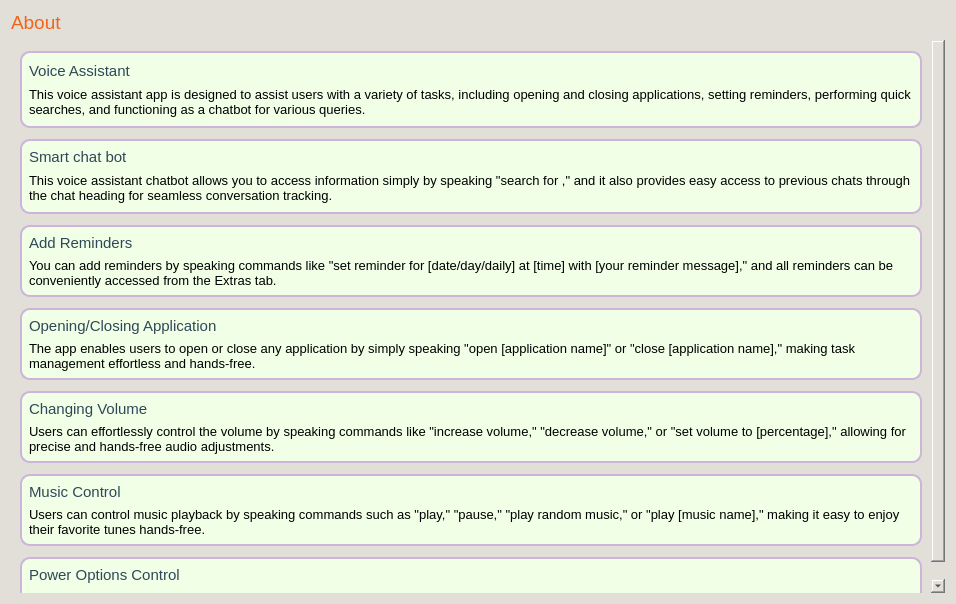
<?xml version="1.0" encoding="UTF-8"?>
<ui version="4.0">
 <class>Form</class>
 <widget class="QWidget" name="Form">
  <property name="geometry">
   <rect>
    <x>0</x>
    <y>0</y>
    <width>956</width>
    <height>604</height>
   </rect>
  </property>
  <property name="sizePolicy">
   <sizepolicy hsizetype="Preferred" vsizetype="Expanding">
    <horstretch>0</horstretch>
    <verstretch>0</verstretch>
   </sizepolicy>
  </property>
  <property name="windowTitle">
   <string>Form</string>
  </property>
  <property name="styleSheet">
   <string notr="true">padding:0;
background-color:rgb(225, 223, 216)</string>
  </property>
  <layout class="QGridLayout" name="gridLayout">
   <item row="0" column="0">
    <widget class="QLabel" name="label_5">
     <property name="sizePolicy">
      <sizepolicy hsizetype="Preferred" vsizetype="Fixed">
       <horstretch>0</horstretch>
       <verstretch>0</verstretch>
      </sizepolicy>
     </property>
     <property name="font">
      <font>
       <pointsize>14</pointsize>
      </font>
     </property>
     <property name="styleSheet">
      <string notr="true">color:#F26419;</string>
     </property>
     <property name="text">
      <string>About</string>
     </property>
     <property name="alignment">
      <set>Qt::AlignLeading|Qt::AlignLeft|Qt::AlignTop</set>
     </property>
     <property name="wordWrap">
      <bool>true</bool>
     </property>
    </widget>
   </item>
   <item row="1" column="0">
    <widget class="QScrollArea" name="scrollArea">
     <property name="sizePolicy">
      <sizepolicy hsizetype="Expanding" vsizetype="MinimumExpanding">
       <horstretch>0</horstretch>
       <verstretch>0</verstretch>
      </sizepolicy>
     </property>
     <property name="styleSheet">
      <string notr="true">background-color:rgb(225, 223, 216);
border:none;</string>
     </property>
     <property name="verticalScrollBarPolicy">
      <enum>Qt::ScrollBarAlwaysOn</enum>
     </property>
     <property name="widgetResizable">
      <bool>true</bool>
     </property>
     <property name="alignment">
      <set>Qt::AlignLeading|Qt::AlignLeft|Qt::AlignTop</set>
     </property>
     <widget class="QWidget" name="scrollAreaWidgetContents">
      <property name="geometry">
       <rect>
        <x>0</x>
        <y>-192</y>
        <width>913</width>
        <height>739</height>
       </rect>
      </property>
      <property name="sizePolicy">
       <sizepolicy hsizetype="Expanding" vsizetype="Ignored">
        <horstretch>0</horstretch>
        <verstretch>0</verstretch>
       </sizepolicy>
      </property>
      <layout class="QVBoxLayout" name="verticalLayout">
       <property name="spacing">
        <number>11</number>
       </property>
       <property name="sizeConstraint">
        <enum>QLayout::SetMaximumSize</enum>
       </property>
       <property name="topMargin">
        <number>11</number>
       </property>
       <property name="bottomMargin">
        <number>11</number>
       </property>
       <item alignment="Qt::AlignTop">
        <widget class="QWidget" name="widget" native="true">
         <property name="sizePolicy">
          <sizepolicy hsizetype="Expanding" vsizetype="Expanding">
           <horstretch>0</horstretch>
           <verstretch>0</verstretch>
          </sizepolicy>
         </property>
         <property name="minimumSize">
          <size>
           <width>0</width>
           <height>0</height>
          </size>
         </property>
         <property name="maximumSize">
          <size>
           <width>16777215</width>
           <height>16777215</height>
          </size>
         </property>
         <property name="font">
          <font>
           <pointsize>8</pointsize>
          </font>
         </property>
         <property name="styleSheet">
          <string notr="true">border: 2px solid #CDB4DB;
background-color:#F1FFE7;
border-radius:10px</string>
         </property>
         <layout class="QVBoxLayout" name="verticalLayout_2">
          <property name="spacing">
           <number>7</number>
          </property>
          <property name="topMargin">
           <number>11</number>
          </property>
          <property name="bottomMargin">
           <number>11</number>
          </property>
          <item>
           <widget class="QLabel" name="label">
            <property name="sizePolicy">
             <sizepolicy hsizetype="Expanding" vsizetype="Expanding">
              <horstretch>0</horstretch>
              <verstretch>0</verstretch>
             </sizepolicy>
            </property>
            <property name="minimumSize">
             <size>
              <width>25</width>
              <height>10</height>
             </size>
            </property>
            <property name="maximumSize">
             <size>
              <width>150</width>
              <height>30</height>
             </size>
            </property>
            <property name="font">
             <font>
              <pointsize>11</pointsize>
              <weight>50</weight>
              <bold>false</bold>
             </font>
            </property>
            <property name="styleSheet">
             <string notr="true">border:none;
color:#2F4858;</string>
            </property>
            <property name="text">
             <string>Voice Assistant</string>
            </property>
           </widget>
          </item>
          <item alignment="Qt::AlignTop">
           <widget class="QLabel" name="label_2">
            <property name="sizePolicy">
             <sizepolicy hsizetype="Expanding" vsizetype="Expanding">
              <horstretch>0</horstretch>
              <verstretch>0</verstretch>
             </sizepolicy>
            </property>
            <property name="maximumSize">
             <size>
              <width>16777215</width>
              <height>16777215</height>
             </size>
            </property>
            <property name="font">
             <font>
              <pointsize>10</pointsize>
             </font>
            </property>
            <property name="styleSheet">
             <string notr="true">border:none;</string>
            </property>
            <property name="text">
             <string>This voice assistant app is designed to assist users with a variety of tasks, including opening and closing applications, setting reminders, performing quick searches, and functioning as a chatbot for various queries.</string>
            </property>
            <property name="textFormat">
             <enum>Qt::AutoText</enum>
            </property>
            <property name="scaledContents">
             <bool>true</bool>
            </property>
            <property name="alignment">
             <set>Qt::AlignLeading|Qt::AlignLeft|Qt::AlignTop</set>
            </property>
            <property name="wordWrap">
             <bool>true</bool>
            </property>
            <property name="textInteractionFlags">
             <set>Qt::NoTextInteraction</set>
            </property>
           </widget>
          </item>
         </layout>
        </widget>
       </item>
       <item alignment="Qt::AlignTop">
        <widget class="QWidget" name="widget_2" native="true">
         <property name="enabled">
          <bool>true</bool>
         </property>
         <property name="sizePolicy">
          <sizepolicy hsizetype="Expanding" vsizetype="Expanding">
           <horstretch>0</horstretch>
           <verstretch>0</verstretch>
          </sizepolicy>
         </property>
         <property name="maximumSize">
          <size>
           <width>16777215</width>
           <height>16777215</height>
          </size>
         </property>
         <property name="toolTip">
          <string/>
         </property>
         <property name="styleSheet">
          <string notr="true">border: 2px solid #CDB4DB;
background-color:#F1FFE7;
border-radius:10px</string>
         </property>
         <layout class="QVBoxLayout" name="verticalLayout_3">
          <property name="spacing">
           <number>7</number>
          </property>
          <property name="bottomMargin">
           <number>11</number>
          </property>
          <item>
           <widget class="QLabel" name="label_3">
            <property name="minimumSize">
             <size>
              <width>25</width>
              <height>10</height>
             </size>
            </property>
            <property name="maximumSize">
             <size>
              <width>400</width>
              <height>30</height>
             </size>
            </property>
            <property name="font">
             <font>
              <pointsize>11</pointsize>
             </font>
            </property>
            <property name="styleSheet">
             <string notr="true">border:none;
color:#2F4858;</string>
            </property>
            <property name="text">
             <string>Smart chat bot</string>
            </property>
           </widget>
          </item>
          <item>
           <widget class="QLabel" name="label_6">
            <property name="sizePolicy">
             <sizepolicy hsizetype="Expanding" vsizetype="Expanding">
              <horstretch>0</horstretch>
              <verstretch>0</verstretch>
             </sizepolicy>
            </property>
            <property name="font">
             <font>
              <pointsize>10</pointsize>
              <stylestrategy>PreferDefault</stylestrategy>
             </font>
            </property>
            <property name="layoutDirection">
             <enum>Qt::LeftToRight</enum>
            </property>
            <property name="styleSheet">
             <string notr="true">border:none;</string>
            </property>
            <property name="lineWidth">
             <number>1</number>
            </property>
            <property name="text">
             <string>This voice assistant chatbot allows you to access information simply by speaking &quot;search for &lt;your query&gt;,&quot; and it also provides easy access to previous chats through the chat heading for seamless conversation tracking.</string>
            </property>
            <property name="textFormat">
             <enum>Qt::AutoText</enum>
            </property>
            <property name="scaledContents">
             <bool>true</bool>
            </property>
            <property name="alignment">
             <set>Qt::AlignLeading|Qt::AlignLeft|Qt::AlignTop</set>
            </property>
            <property name="wordWrap">
             <bool>true</bool>
            </property>
            <property name="indent">
             <number>0</number>
            </property>
            <property name="textInteractionFlags">
             <set>Qt::NoTextInteraction</set>
            </property>
           </widget>
          </item>
         </layout>
        </widget>
       </item>
       <item alignment="Qt::AlignTop">
        <widget class="QWidget" name="widget_3" native="true">
         <property name="sizePolicy">
          <sizepolicy hsizetype="Expanding" vsizetype="Fixed">
           <horstretch>0</horstretch>
           <verstretch>0</verstretch>
          </sizepolicy>
         </property>
         <property name="maximumSize">
          <size>
           <width>16777215</width>
           <height>16777215</height>
          </size>
         </property>
         <property name="styleSheet">
          <string notr="true">border: 2px solid #CDB4DB;
background-color:#F1FFE7;
border-radius:10px</string>
         </property>
         <layout class="QVBoxLayout" name="verticalLayout_4">
          <item>
           <widget class="QLabel" name="label_4">
            <property name="minimumSize">
             <size>
              <width>0</width>
              <height>0</height>
             </size>
            </property>
            <property name="maximumSize">
             <size>
              <width>150</width>
              <height>30</height>
             </size>
            </property>
            <property name="font">
             <font>
              <pointsize>11</pointsize>
             </font>
            </property>
            <property name="styleSheet">
             <string notr="true">border:none;
color:#2F4858;</string>
            </property>
            <property name="text">
             <string>Add Reminders</string>
            </property>
           </widget>
          </item>
          <item alignment="Qt::AlignTop">
           <widget class="QLabel" name="label_7">
            <property name="sizePolicy">
             <sizepolicy hsizetype="Expanding" vsizetype="Expanding">
              <horstretch>0</horstretch>
              <verstretch>0</verstretch>
             </sizepolicy>
            </property>
            <property name="font">
             <font>
              <pointsize>10</pointsize>
             </font>
            </property>
            <property name="styleSheet">
             <string notr="true">border:none;</string>
            </property>
            <property name="text">
             <string>You can add reminders by speaking commands like &quot;set reminder for [date/day/daily] at [time] with [your reminder message],&quot; and all reminders can be conveniently accessed from the Extras tab.</string>
            </property>
            <property name="alignment">
             <set>Qt::AlignLeading|Qt::AlignLeft|Qt::AlignTop</set>
            </property>
            <property name="wordWrap">
             <bool>true</bool>
            </property>
           </widget>
          </item>
         </layout>
        </widget>
       </item>
       <item alignment="Qt::AlignTop">
        <widget class="QWidget" name="widget_4" native="true">
         <property name="sizePolicy">
          <sizepolicy hsizetype="Expanding" vsizetype="Fixed">
           <horstretch>0</horstretch>
           <verstretch>0</verstretch>
          </sizepolicy>
         </property>
         <property name="styleSheet">
          <string notr="true">border: 2px solid #CDB4DB;
background-color:#F1FFE7;
border-radius:10px</string>
         </property>
         <layout class="QVBoxLayout" name="verticalLayout_5">
          <item>
           <widget class="QLabel" name="label_9">
            <property name="sizePolicy">
             <sizepolicy hsizetype="Preferred" vsizetype="Fixed">
              <horstretch>0</horstretch>
              <verstretch>0</verstretch>
             </sizepolicy>
            </property>
            <property name="minimumSize">
             <size>
              <width>25</width>
              <height>10</height>
             </size>
            </property>
            <property name="font">
             <font>
              <pointsize>11</pointsize>
             </font>
            </property>
            <property name="styleSheet">
             <string notr="true">border:none;
color:#2F4858;</string>
            </property>
            <property name="text">
             <string>Opening/Closing Application</string>
            </property>
            <property name="alignment">
             <set>Qt::AlignLeading|Qt::AlignLeft|Qt::AlignTop</set>
            </property>
           </widget>
          </item>
          <item>
           <widget class="QLabel" name="label_8">
            <property name="sizePolicy">
             <sizepolicy hsizetype="Preferred" vsizetype="Fixed">
              <horstretch>0</horstretch>
              <verstretch>0</verstretch>
             </sizepolicy>
            </property>
            <property name="font">
             <font>
              <pointsize>10</pointsize>
             </font>
            </property>
            <property name="styleSheet">
             <string notr="true">border:none;</string>
            </property>
            <property name="text">
             <string>The app enables users to open or close any application by simply speaking &quot;open [application name]&quot; or &quot;close [application name],&quot; making task management effortless and hands-free.</string>
            </property>
            <property name="scaledContents">
             <bool>false</bool>
            </property>
            <property name="alignment">
             <set>Qt::AlignLeading|Qt::AlignLeft|Qt::AlignTop</set>
            </property>
            <property name="wordWrap">
             <bool>true</bool>
            </property>
           </widget>
          </item>
         </layout>
        </widget>
       </item>
       <item alignment="Qt::AlignTop">
        <widget class="QWidget" name="widget_5" native="true">
         <property name="styleSheet">
          <string notr="true">border: 2px solid #CDB4DB;
background-color:#F1FFE7;
border-radius:10px</string>
         </property>
         <layout class="QVBoxLayout" name="verticalLayout_6">
          <item>
           <widget class="QLabel" name="label_10">
            <property name="font">
             <font>
              <pointsize>11</pointsize>
             </font>
            </property>
            <property name="styleSheet">
             <string notr="true">border:none;
color:#2F4858;</string>
            </property>
            <property name="text">
             <string>Changing Volume</string>
            </property>
           </widget>
          </item>
          <item>
           <widget class="QLabel" name="label_11">
            <property name="sizePolicy">
             <sizepolicy hsizetype="Preferred" vsizetype="Fixed">
              <horstretch>0</horstretch>
              <verstretch>0</verstretch>
             </sizepolicy>
            </property>
            <property name="font">
             <font>
              <pointsize>10</pointsize>
             </font>
            </property>
            <property name="styleSheet">
             <string notr="true">border:none;</string>
            </property>
            <property name="text">
             <string>Users can effortlessly control the volume by speaking commands like &quot;increase volume,&quot; &quot;decrease volume,&quot; or &quot;set volume to [percentage],&quot; allowing for precise and hands-free audio adjustments.</string>
            </property>
            <property name="alignment">
             <set>Qt::AlignLeading|Qt::AlignLeft|Qt::AlignTop</set>
            </property>
            <property name="wordWrap">
             <bool>true</bool>
            </property>
           </widget>
          </item>
         </layout>
        </widget>
       </item>
       <item>
        <widget class="QWidget" name="widget_6" native="true">
         <property name="minimumSize">
          <size>
           <width>0</width>
           <height>0</height>
          </size>
         </property>
         <property name="styleSheet">
          <string notr="true">border: 2px solid #CDB4DB;
background-color:#F1FFE7;
border-radius:10px</string>
         </property>
         <layout class="QVBoxLayout" name="verticalLayout_7">
          <item>
           <widget class="QLabel" name="label_13">
            <property name="font">
             <font>
              <pointsize>11</pointsize>
             </font>
            </property>
            <property name="styleSheet">
             <string notr="true">border:none;
color:#2F4858;</string>
            </property>
            <property name="text">
             <string>Music Control</string>
            </property>
            <property name="alignment">
             <set>Qt::AlignLeading|Qt::AlignLeft|Qt::AlignTop</set>
            </property>
            <property name="wordWrap">
             <bool>true</bool>
            </property>
           </widget>
          </item>
          <item>
           <widget class="QLabel" name="label_12">
            <property name="font">
             <font>
              <pointsize>10</pointsize>
             </font>
            </property>
            <property name="styleSheet">
             <string notr="true">border:none;</string>
            </property>
            <property name="text">
             <string>Users can control music playback by speaking commands such as &quot;play,&quot; &quot;pause,&quot; &quot;play random music,&quot; or &quot;play [music name],&quot; making it easy to enjoy their favorite tunes hands-free.</string>
            </property>
            <property name="alignment">
             <set>Qt::AlignLeading|Qt::AlignLeft|Qt::AlignTop</set>
            </property>
            <property name="wordWrap">
             <bool>true</bool>
            </property>
           </widget>
          </item>
         </layout>
        </widget>
       </item>
       <item>
        <widget class="QWidget" name="widget_7" native="true">
         <property name="minimumSize">
          <size>
           <width>0</width>
           <height>0</height>
          </size>
         </property>
         <property name="styleSheet">
          <string notr="true">border: 2px solid #CDB4DB;
background-color:#F1FFE7;
border-radius:10px</string>
         </property>
         <layout class="QVBoxLayout" name="verticalLayout_8">
          <item>
           <widget class="QLabel" name="label_14">
            <property name="font">
             <font>
              <pointsize>11</pointsize>
             </font>
            </property>
            <property name="styleSheet">
             <string notr="true">border:none;
color:#2F4858;</string>
            </property>
            <property name="text">
             <string>Power Options Control</string>
            </property>
           </widget>
          </item>
          <item>
           <widget class="QLabel" name="label_15">
            <property name="font">
             <font>
              <pointsize>10</pointsize>
             </font>
            </property>
            <property name="styleSheet">
             <string notr="true">border:none;</string>
            </property>
            <property name="text">
             <string>With voice commands, the app enables seamless control over system operations like signing out, shutting down, or entering sleep mode.</string>
            </property>
            <property name="wordWrap">
             <bool>true</bool>
            </property>
           </widget>
          </item>
         </layout>
        </widget>
       </item>
      </layout>
     </widget>
    </widget>
   </item>
  </layout>
 </widget>
 <resources/>
 <connections/>
</ui>
